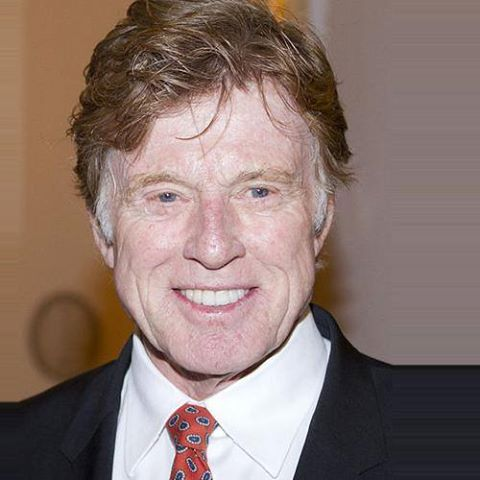
%> input picture test.jpg, 480 x 480 px
$ octave --eval "result = contours(imread('test.jpg'));"   (GNU Octave 9; MATLAB toolbox functions it lacks are replaced by stand-ins)
%> lines starting %> are read from the running program, lines starting %| are printed output that depends on the picture
% Renvoie les contours de l'image
function imgContours = contours(img)

[m n c]=size(img);
%> m = 480; n = 480; c = 3

if c==3
    imgGray = rgb2gray(img);
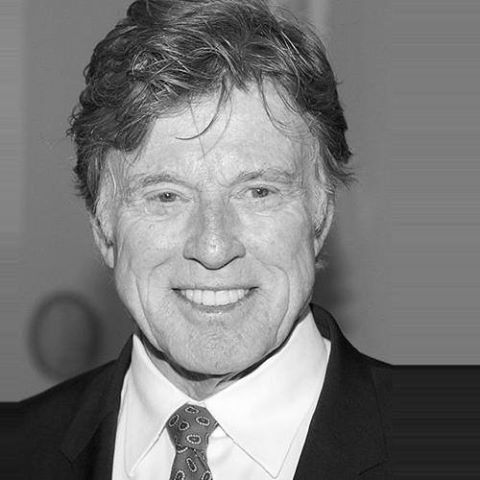
%> imgGray: size 480x480 uint8; min 1, max 255, mean 122.6
else
    imgGray = img;
end

imgContours = edge(imgGray, 'Canny');
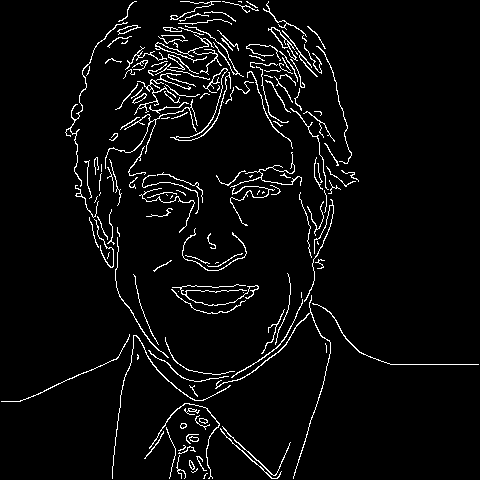
%> imgContours: size 480x480 logical; 4.4% white in thin lines or dots
% [6 lines of commented-out code are left out]

end
